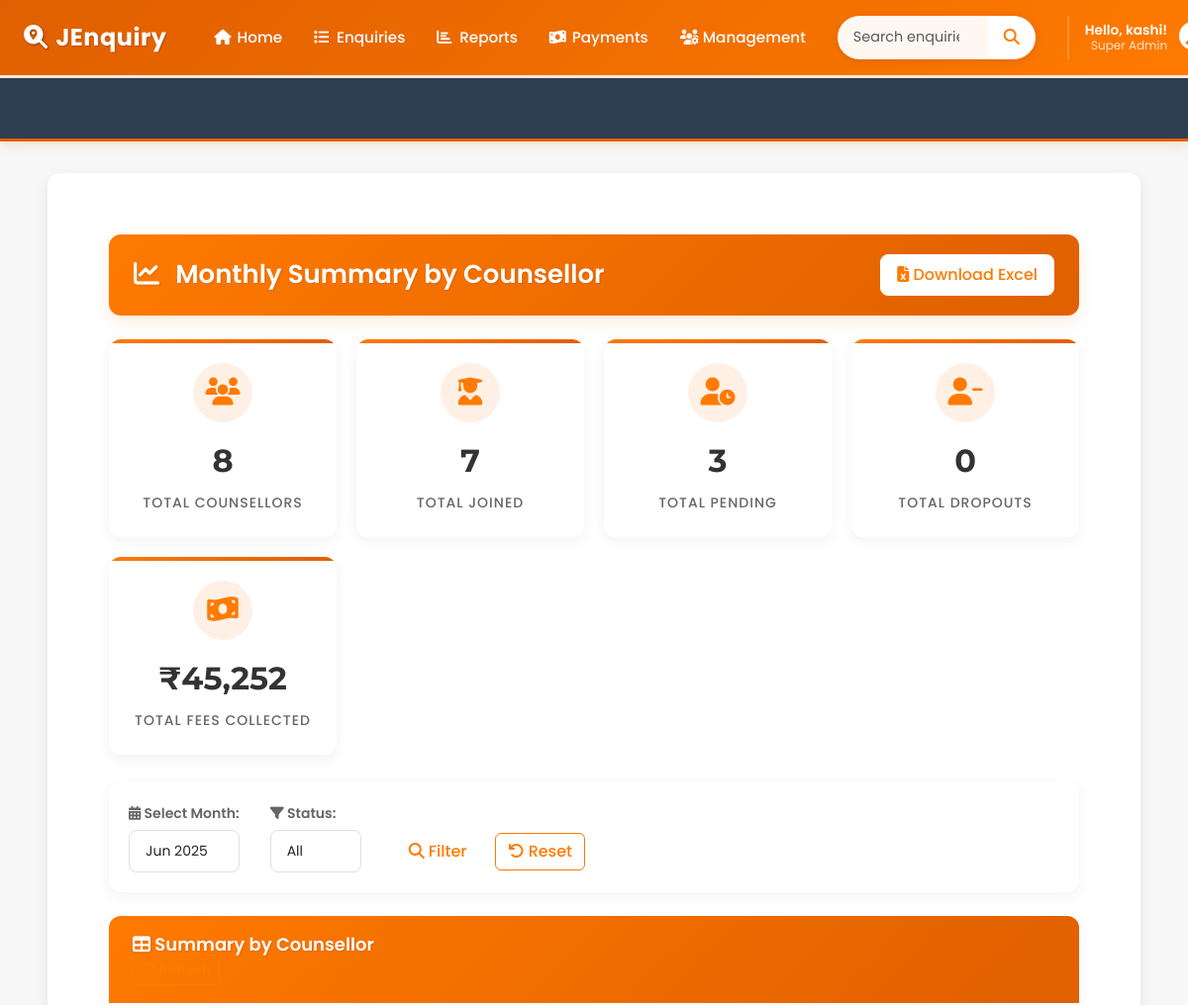
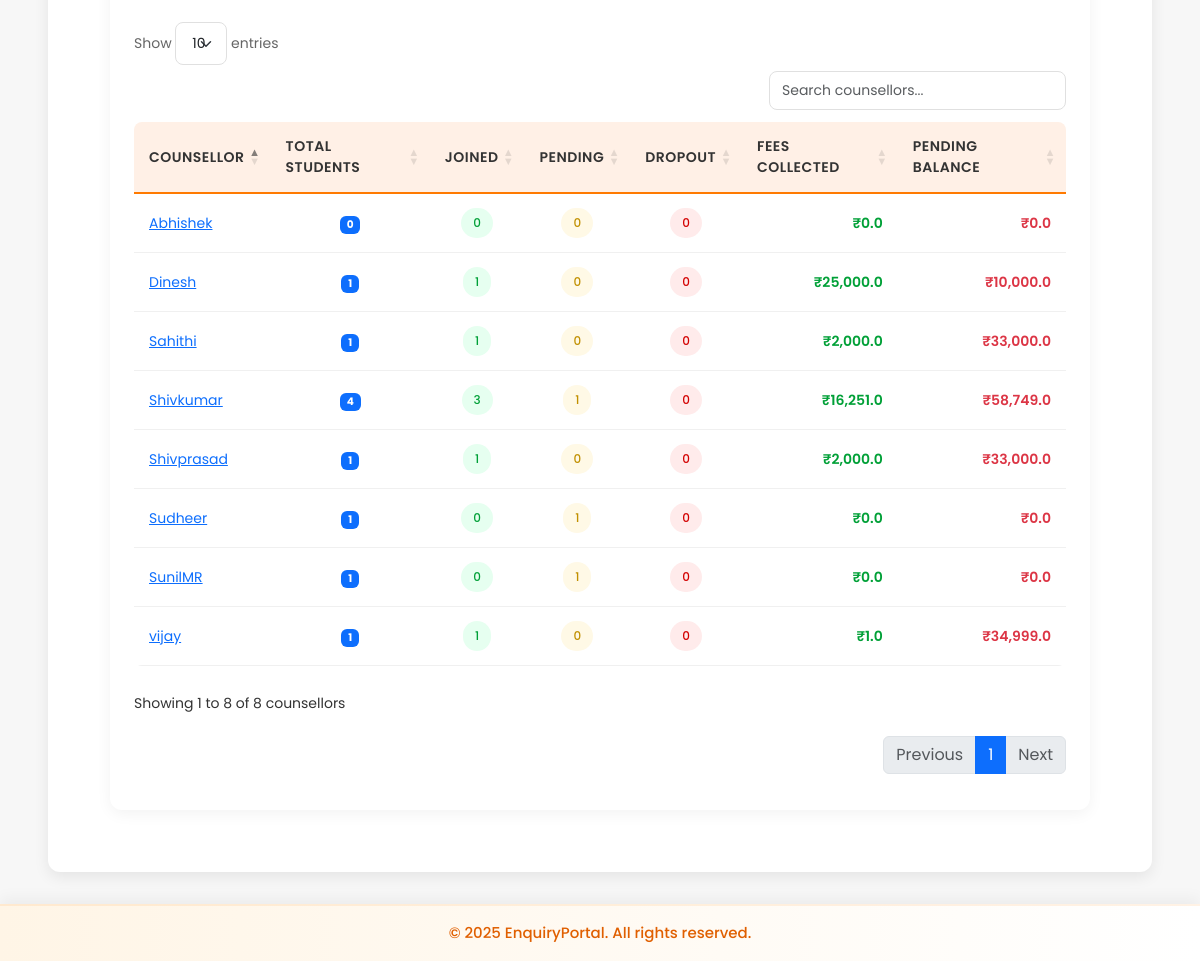
Screenshot of /monthly-summary/counsellor/ (signed in) with the database file from the repository (2 pictures, top to bottom).
### accounts/models.py (models this page shows, shortened)
class CustomUser(AbstractBaseUser, PermissionsMixin):
    ROLE_CHOICES = (
        ('manager', 'Manager'),
        ('counselor', 'Counselor'),
    )
    email = models.EmailField(unique=True)
    first_name = models.CharField(max_length=30)
    last_name = models.CharField(max_length=30)
    role = models.CharField(max_length=20, choices=ROLE_CHOICES)
    is_approved = models.BooleanField(default=False)
    is_active = models.BooleanField(default=True)
    is_staff = models.BooleanField(default=False)
    objects = CustomUserManager()
    USERNAME_FIELD = 'email'
    REQUIRED_FIELDS = ['first_name', 'last_name', 'role']

### enquiry/models.py (models this page shows, shortened)
class Counsellor(models.Model):
    name = models.CharField(max_length=100, unique=True)
    mobile = models.CharField(max_length=15)
    department = models.CharField(max_length=100)

### enquiry/views.py (the view)
# urls.py: path('monthly-summary/counsellor/', views.monthly_summary_by_counsellor, name='monthly_summary_by_counsellor'),
@login_required(login_url='accounts:login')
@manager_required
def monthly_summary_by_counsellor(request):
    selected_month = request.GET.get('month', None)
    status_filter = request.GET.get('status', '')
    now = datetime.now()
    current_year = now.year
    current_month = now.month
    if not selected_month:
        selected_month = f"{current_year}-{current_month:02d}"
    stats = get_monthly_stats_by_counsellor(request,selected_month, status_filter)
    years = list(range(2025, current_year + 1))
    month_choices = []
    for year in years:
        start_month = 1
        end_month = 12 if year < current_year else current_month
        for month in range(start_month, end_month + 1):
            month_label = f"{calendar.month_abbr[month]} {year}"
            month_value = f"{year}-{str(month).zfill(2)}"
            month_choices.append((month_value, month_label))
    context = {
        'title': 'Monthly Summary by Counsellor',
        'stats': stats,
        'selected_month': selected_month,
        'status_filter': status_filter,
        'month_choices': month_choices,
        'current_year': current_year,
        'current_month': current_month,
    }
    return render(request, 'monthly_summary_by_counsellor.html', context)

### template/monthly_summary_by_counsellor.html (shortened to what this page needs)
{% extends "base.html" %}
{% load humanize %}
{% load custom_filters %}
{% block extra_css %}
<link rel="stylesheet" href="https://cdn.datatables.net/1.13.6/css/dataTables.bootstrap5.min.css">
{% endblock %}
{% block content %}
<div class="app-wrapper">
    <div class="dashboard-header fade-in">
        <h1 class="dashboard-title"><i class="fas fa-chart-line"></i> Monthly Summary by Counsellor</h1>
        <div>
            <a href="{% url 'enquiry:download_monthly_summary_by_counsellor_excel' %}?month={{ selected_month }}&status={{ status_filter }}"
            class="btn btn-orange">
                <i class="fas fa-file-excel"></i> Download Excel
            </a>
        </div>
    </div>
    <div class="stats-overview fade-in">
        <div class="stat-card">
            <div class="stat-icon"><i class="fas fa-users"></i></div>
            <div class="stat-value" id="total-students">{{ stats|length }}</div>
            <div class="stat-label">Total Counsellors</div>
        </div>
        <div class="stat-card">
            <div class="stat-icon"><i class="fas fa-user-graduate"></i></div>
            <div class="stat-value" id="total-joined">0</div>
            <div class="stat-label">Total Joined</div>
        </div>
        <div class="stat-card">
            <div class="stat-icon"><i class="fas fa-user-clock"></i></div>
            <div class="stat-value" id="total-pending">0</div>
            <div class="stat-label">Total Pending</div>
        </div>
        <div class="stat-card">
            <div class="stat-icon"><i class="fas fa-user-minus"></i></div>
            <div class="stat-value" id="total-dropout">0</div>
            <div class="stat-label">Total Dropouts</div>
        </div>
        <div class="stat-card">
            <div class="stat-icon"><i class="fas fa-money-bill-wave"></i></div>
            <div class="stat-value" id="total-fees">₹0</div>
            <div class="stat-label">Total Fees Collected</div>
        </div>
    </div>
    <div class="filter-card mb-4 fade-in">
        <form id="filter-form" method="get" class="d-flex flex-wrap align-items-end gap-3">
            <div class="form-group">
                <label for="month" class="fw-semibold"><i class="fas fa-calendar-alt"></i> Select Month:</label>
                <select id="month" name="month" class="form-control rounded-md">
                    {% for value, label in month_choices %}
                        <option value="{{ value }}" {% if value == selected_month %}selected{% endif %}>
                            {{ label }}
                        </option>
                    {% endfor %}
                </select>
            </div>
            <div class="form-group">
                <label for="status" class="fw-semibold"><i class="fas fa-filter"></i> Status:</label>
                <select id="status" name="status" class="form-control rounded-md">
                    <option value="">All</option>
                </select>
            </div>
            <div class="form-group">
                <button type="submit" class="btn btn-orange" id="filter-btn">
                    <i class="fas fa-search"></i> Filter
                </button>
                <button type="button" id="reset-btn" class="btn btn-outline-orange ms-2">
                    <i class="fas fa-undo"></i> Reset
                </button>
            </div>
        </form>
    </div>
    <div class="data-card fade-in">
        <div class="card-header">
            <h2 class="card-title"><i class="fas fa-table"></i> Summary by Counsellor</h2>
            <div class="table-controls">
                <button id="refresh-btn" class="btn btn-sm btn-outline-orange">
                    <i class="fas fa-sync-alt"></i> Refresh
                </button>
            </div>
        </div>
        <div class="card-body position-relative">
            <div id="data-table-wrapper" class="data-table-wrapper">
                <table id="counsellor-table" class="dataTable stripe hover">
                    <thead>
                        <tr>
                            <th>Counsellor</th>
                            <th>Total Students</th>
                            <th>Joined</th>
                            <th>Pending</th>
                            <th>Dropout</th>
                            <th>Fees Collected</th>
                            <th>Pending Balance</th>
                        </tr>
                    </thead>
                    <tbody id="table-body">
                        {% for stat in stats %}
                        <tr data-counsellor-id="{{ stat.counsellor_id }}" class="table-row">
                            <td class="counsellor-cell">
                                {% with selected_month|split_month as month_data %}
        <a href="{% url 'enquiry:counsellor_monthly_details' counsellor_id=stat.counsellor.id year=month_data.year month=month_data.month %}">
            {{ stat.counsellor.name }}
        </a>
    {% endwith %}
                            </td>
                            <td class="text-center">
                                <span class="badge bg-primary">{{ stat.total_students }}</span>
                            </td>
                            <td class="text-center">
                                <span class="status-badge status-joined">{{ stat.joined }}</span>
                            </td>
                            <td class="text-center">
                                <span class="status-badge status-pending">{{ stat.pending }}</span>
                            </td>
                            <td class="text-center">
                                <span class="status-badge status-dropout">{{ stat.dropout }}</span>
                            </td>
                            <td class="fees-collected text-end">
                                <span class="fee-amount">₹{{ stat.fees_paid|intcomma }}</span>
                            </td>
                            <td class="fees-pending text-end">
                                <span class="fee-amount text-danger">₹{{ stat.fees_balance|intcomma }}</span>
                            </td>
                        </tr>
                        {% endfor %}
                    </tbody>
                </table>
            </div>
        </div>
    </div>
</div>
{% endblock %}

### template/base.html (shortened to what this page needs)
<!DOCTYPE html>
<html lang="en">
<head>
    <link href="https://cdn.jsdelivr.net/npm/bootstrap@5.3.0-alpha1/dist/css/bootstrap.min.css" rel="stylesheet">
    <link rel="stylesheet" href="https://cdnjs.cloudflare.com/ajax/libs/font-awesome/6.4.0/css/all.min.css">
<link rel="stylesheet" href="https://cdnjs.cloudflare.com/ajax/libs/font-awesome/6.5.0/css/all.min.css">
<link rel="stylesheet" href="https://cdn.jsdelivr.net/npm/flatpickr/dist/flatpickr.min.css">
    {% block extra_css %}
    {% endblock %}
</head>
<body>
    <nav class="navbar navbar-expand-lg navbar-dark">
        <div class="container-fluid">
            <a class="navbar-brand pulse-on-hover" href="{% url 'enquiry:dashboard' %}">
                <i class="fas fa-search-location"></i>JEnquiry
            </a>
            <div class="collapse navbar-collapse" id="mainNav">
                {% if user.is_authenticated %}
                <ul class="navbar-nav me-auto mb-2 mb-lg-0">
                    <li class="nav-item">
                        <a class="nav-link" href="{% url 'enquiry:dashboard' %}"><i class="fas fa-home"></i> Home</a>
                    </li>
                    <li class="nav-item dropdown">
                        <a class="nav-link dropdown-toggle" href="#" role="button" data-bs-toggle="dropdown">
                            <i class="fas fa-list"></i> Enquiries
                        </a>
                    </li>
                    <li class="nav-item dropdown">
                        <a class="nav-link dropdown-toggle" href="#" role="button" data-bs-toggle="dropdown">
                            <i class="fas fa-chart-bar"></i> Reports
                        </a>
                    </li>
                    <li class="nav-item dropdown">
                        <a class="nav-link dropdown-toggle" href="#" role="button" data-bs-toggle="dropdown">
                            <i class="fas fa-money-bill-wave"></i> Payments
                        </a>
                    </li>
                    <li class="nav-item dropdown">
                        <a class="nav-link dropdown-toggle" href="#" role="button" data-bs-toggle="dropdown">
                            <i class="fas fa-users-cog"></i> Management
                        </a>
                    </li>
                </ul>
                <form class="d-flex search-form search-section" action="{% url 'enquiry:enquary_list' %}" method="get">
                    <div class="input-group">
                        <input type="search" name="search" class="form-control" placeholder="Search enquiries..."
                               aria-label="Search">
                        <button class="btn" type="submit">
                            <i class="fas fa-search"></i>
                        </button>
                    </div>
                </form>
                <div class="user-section">
                    <div class="user-menu">
                        <div class="dropdown user-dropdown">
                            <button class="dropdown-toggle" type="button" data-bs-toggle="dropdown"
                                    aria-expanded="false">
                                <div class="user-profile-dropdown">
                                    <div class="user-details">
                                        <p class="user-greeting">
                                           Hello, {{ user.first_name|default:user.email }}!
                                        </p>
                                        <p class="user-role">
                                            {% if user.is_superuser %}
                                                Super Admin
                                            {% elif user.is_staff %}
                                                Admin
                                            {% else %}
                                                Counsellor
                                            {% endif %}
                                        </p>
                                    </div>
                                    <div class="user-avatar">
                                        <i class="fas fa-user-circle"></i>
                                    </div>
                                </div>
                            </button>
                        </div>
                    </div>
                </div>
                {% endif %}
            </div>
        </div>
    </nav>
<div class="marquee-container marquee-progress">
    <div class="marquee-content">
    </div>
</div>
    <div class="main-content-wrapper">
        <div class="container-fluid px-4">
            <div class="content-container">
                {% block content %}
                {% endblock %}
            </div>
        </div>
    </div>
    <footer class="text-center p-3">
        <div class="container">
            <p class="m-0">&copy; 2025 EnquiryPortal. All rights reserved.</p>
        </div>
    </footer>
</body>
</html>

### rows the page displays
CustomUser: first_name "kashi"
Counsellor: counsellor.name "Sudheer", total_students "1", joined "0", pending "1", dropout "0", fees_paid "0.0", fees_balance "0.0"
Counsellor: counsellor.name "Sahithi", total_students "1", joined "1", pending "0", dropout "0", fees_paid "2,000.0", fees_balance "33,000.0"
Counsellor: counsellor.name "Shivkumar", total_students "4", joined "3", pending "1", dropout "0", fees_paid "16,251.0", fees_balance "58,749.0"
Counsellor: counsellor.name "Shivprasad", total_students "1", joined "1", pending "0", dropout "0", fees_paid "2,000.0", fees_balance "33,000.0"
Counsellor: counsellor.name "Dinesh", total_students "1", joined "1", pending "0", dropout "0", fees_paid "25,000.0", fees_balance "10,000.0"
Counsellor: counsellor.name "SunilMR", total_students "1", joined "0", pending "1", dropout "0", fees_paid "0.0", fees_balance "0.0"
Counsellor: counsellor.name "vijay", total_students "1", joined "1", pending "0", dropout "0", fees_paid "1.0", fees_balance "34,999.0"
Counsellor: counsellor.name "Abhishek", total_students "0", joined "0", pending "0", dropout "0", fees_paid "0.0", fees_balance "0.0"

### other values shown
{{ stats|length }} "8"
form field month "Jun 2025"
